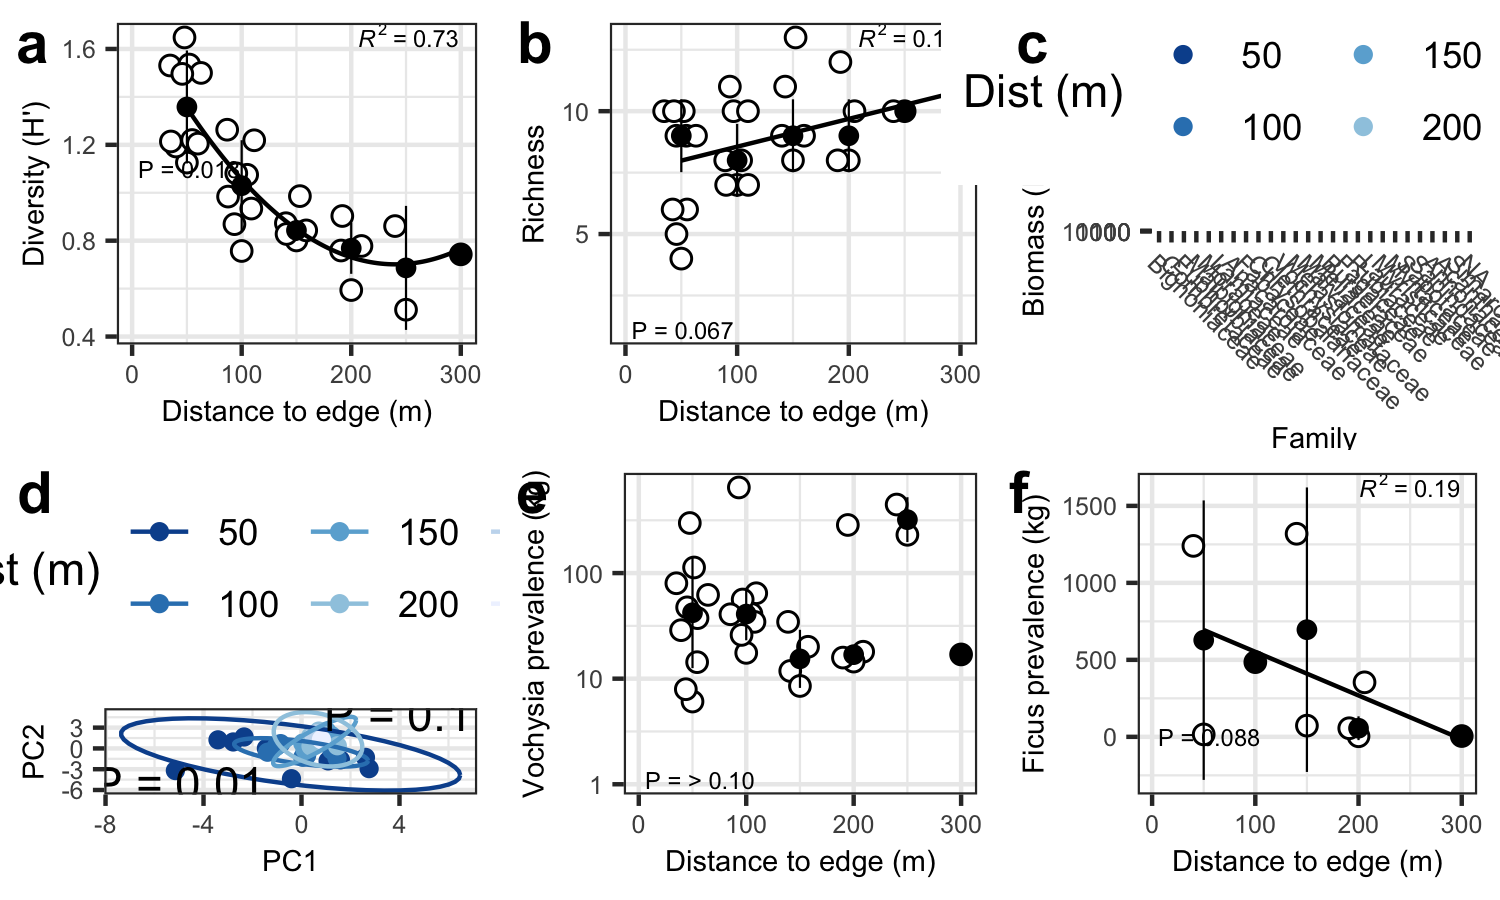

Source code (R):
library(here)
i_am(
  "figs/fig2.R"
)
#taxMetric,mainMetric
#plotResultsTbl1,taxaResultsTbl1
taxRank <- quote(
  gen
)
source(
  here(
    "analysis/stats.R"
  )
)
#plotResultsTbl
library(glue)
#annotate()

library(oir)
library(ggpubr)


#plan:
#-richness
#-diversity
#-taxaKernels--Vochysia,Guatteria,Virola


#defs----


#userInput


measure2a <- quote(
  entropy
)
yAxisLabel2a <- quote(
  "Diversity (H')"
)

measure2b <- quote(
  richness
)
yAxisLabel2b <- quote(
  "Richness"
)

measure2e <- quote(
  Vochysia
)
taxMetricUnit <- "kg"
yAxisLabel2e <- quote(
  glue(
    measure2e,
    " prevalence",
    " (",
    taxMetricUnit,
    ")"
  )
)

measure2f <- quote(
  Ficus
)
yAxisLabel2f <- quote(
  glue(
    measure2f,
    " prevalence",
    " (",
    taxMetricUnit,
    ")"
  )
)

measure2c <- quote(
  kg17
)
yAxisLabel2c <- quote(
  glue(
    "Biomass (",
    taxMetricUnit,
    ")"
  )
)


varForm <- {
  mainMetric %>%
    eval()
} ~ dist
#check.env...
taxForm <- {
  taxMetric %>%
    eval()
} ~ dist
xAxisLabel <- quote(
  "Distance to edge (m)"
)
statData2ab <- plotResultsTbl1
statData2ef <- taxaResultsTbl1 %>%
  rename(
    "variable" = all_of(
      taxRank
    )
  )
statData2c <- ordTbl



#panel----

plotResultsTbl1$pval[[2]] <-
  #bug=doublePosition
  plotResultsTbl12$pval[[2 * 2]] %>%
  last()
graph2a <- statData2ab %>%
  dotGraph(
    measure2a,
    varForm[[3]],
    varForm[[2]],
    xAxisLabel,
    yAxisLabel2a,
    ..addCenters = T,
    ..addCurve = T
  )
graph2a


#panel----

graph2b <- statData2ab %>%
  dotGraph(
    measure2b,
    varForm[[3]],
    varForm[[2]],
    xAxisLabel,
    yAxisLabel2b,
    ..addCenters = T,
    ..addLines = T
  )
#addLine
graph2b


#panel----

graph2e <- statData2ef %>%
  dotGraph(
    measure2e,
    taxForm[[3]],
    taxForm[[2]],
    xAxisLabel,
    yAxisLabel2e,
    ..addCenters = T
  ) +
  scale_y_log10()
graph2e


#panel----

graph2f <- statData2ef %>%
  dotGraph(
    measure2f,
    taxForm[[3]],
    taxForm[[2]],
    xAxisLabel,
    yAxisLabel2f,
    ..addCenters = T,
    ..addLines = T
  )
graph2f
#Ficus2few...


#panel----

graph2d <- ordTbl %>%
  ggplot(
    aes(
      x = PC1,
      y = PC2,
      color = as_factor(
        dist
      )
    )
  ) +
  geom_point() +
  stat_ellipse() +
  theme(
    legend.position = "top"
  ) +
  labs(
    color = "Dist (m)"
  ) +
  scale_color_brewer(
    direction = -1
  ) +
  annotate(
    "text",
    label = glue(
      "P = ",
      ordStat$
        aov.tab$
        `Pr(>F)` %>%
        first() %>%
        round(
          digits = 2
        )
    ),
    x = -5,
    y = -5
  ) +
  annotate(
    "text",
    label = glue(
      "P = ",
      ordStat$aov.tab$R2 %>%
        first() %>%
        round(
          digits = 3
        )
    ),
    x = 5,
    y = 5
  )
graph2d


#panel----

graph2c <- cleanData %>%
  ggplot(
    aes(
      x = reorder(
        fam,
        -eval(
          measure2c
        )
      ),
      y = measure2c %>%
        eval(),
      color = as_factor(
        dist
      )
    )
  ) +
  geom_quasirandom() +
  stat_summary(
    fun.data = "median_mad",
    color = "black"
    # size = 1
  ) +
  theme(
    axis.text.x = element_text(
      angle = -45,
      hjust = 0
    ),
    legend.position = "top"
  ) +
  scale_y_log10() +
  scale_color_brewer(
    direction = -1
  ) +
  labs(
    color = "Dist (m)",
    x = "Family",
    y = yAxisLabel2c %>%
      eval()
  )
graph2c



#fullfig----


fig2 <- ggarrange(
  graph2a,
  graph2b,
  graph2c,
  graph2d,
  graph2e,
  graph2f,
  ncol = 3,
  nrow = 2,
  labels = c(
    "a", "b", "c",
    "d", "e", "f"
  )
)


fig2


#save----


ggsave(
  "fig2.pdf",
  fig2,
  path = "figs",
  width = 5,
  height = 3,
  units = "in"
)

ggsave(
  "fig2.png",
  fig2,
  path = "figs",
  width = 5,
  height = 3,
  units = "in"
)
